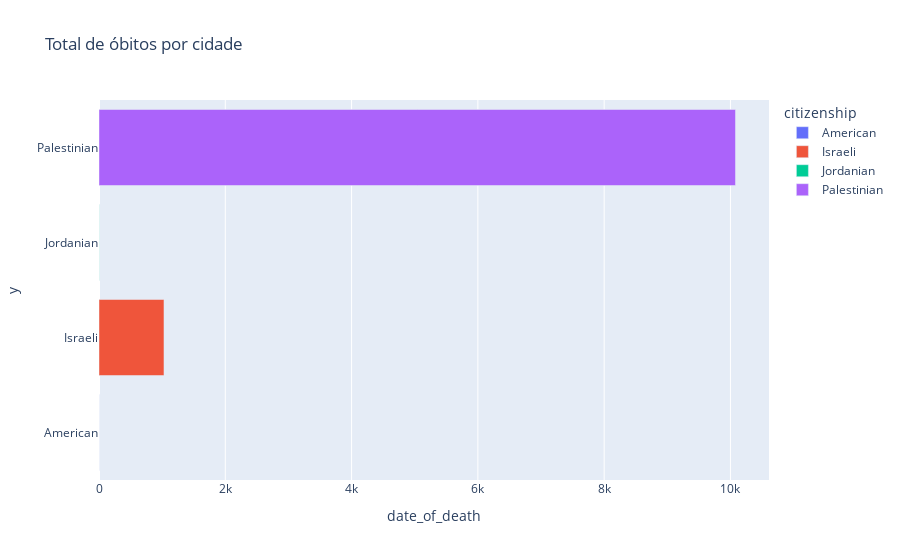

The cell this chart's notebook holds for it:
### Code cell
data = new_df.groupby("citizenship")["date_of_death"].count()
group_filteted = pd.DataFrame(data).reset_index()
fig_total_deaths = px.bar(group_filteted, x="date_of_death", 
                          y=["American", "Israeli", "Jordanian", "Palestinian"],
                          color="citizenship",
                          title="Total de óbitos por cidade")
fig_total_deaths.show()

### Figure 1 — Plotly figure (JSON) as saved in the notebook; plotly's stock layout.template omitted (floating-point values rounded to 4 significant figures)
{"data": [{"alignmentgroup": "True", "hovertemplate": "citizenship=American<br>date_of_death=%{x}<br>y=%{y}<extra></extra>", "legendgroup": "American", "marker": {"color": "#636efa", "pattern": {"shape": ""}}, "name": "American", "offsetgroup": "American", "orientation": "h", "showlegend": true, "textposition": "auto", "type": "bar", "x": [1], "xaxis": "x", "y": ["American"], "yaxis": "y"}, {"alignmentgroup": "True", "hovertemplate": "citizenship=Israeli<br>date_of_death=%{x}<br>y=%{y}<extra></extra>", "legendgroup": "Israeli", "marker": {"color": "#EF553B", "pattern": {"shape": ""}}, "name": "Israeli", "offsetgroup": "Israeli", "orientation": "h", "showlegend": true, "textposition": "auto", "type": "bar", "x": [1029], "xaxis": "x", "y": ["Israeli"], "yaxis": "y"}, {"alignmentgroup": "True", "hovertemplate": "citizenship=Jordanian<br>date_of_death=%{x}<br>y=%{y}<extra></extra>", "legendgroup": "Jordanian", "marker": {"color": "#00cc96", "pattern": {"shape": ""}}, "name": "Jordanian", "offsetgroup": "Jordanian", "orientation": "h", "showlegend": true, "textposition": "auto", "type": "bar", "x": [2], "xaxis": "x", "y": ["Jordanian"], "yaxis": "y"}, {"alignmentgroup": "True", "hovertemplate": "citizenship=Palestinian<br>date_of_death=%{x}<br>y=%{y}<extra></extra>", "legendgroup": "Palestinian", "marker": {"color": "#ab63fa", "pattern": {"shape": ""}}, "name": "Palestinian", "offsetgroup": "Palestinian", "orientation": "h", "showlegend": true, "textposition": "auto", "type": "bar", "x": [10080], "xaxis": "x", "y": ["Palestinian"], "yaxis": "y"}], "layout": {"autosize": true, "barmode": "relative", "legend": {"title": {"text": "citizenship"}, "tracegroupgap": 0}, "title": {"text": "Total de óbitos por cidade"}, "xaxis": {"anchor": "y", "autorange": true, "domain": [0, 1], "range": [0, 10610.0], "title": {"text": "date_of_death"}, "type": "linear"}, "yaxis": {"anchor": "x", "autorange": true, "domain": [0, 1], "range": [-0.5, 3.5], "title": {"text": "y"}, "type": "category"}}}
